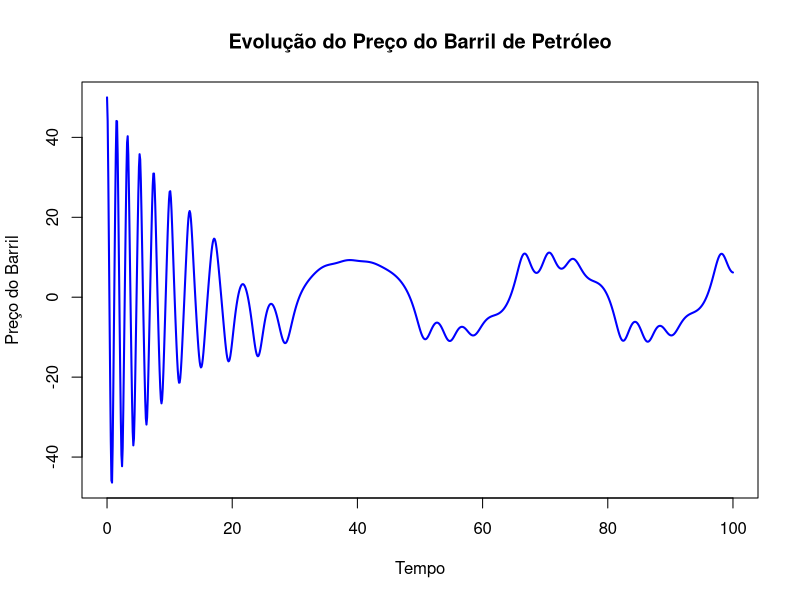
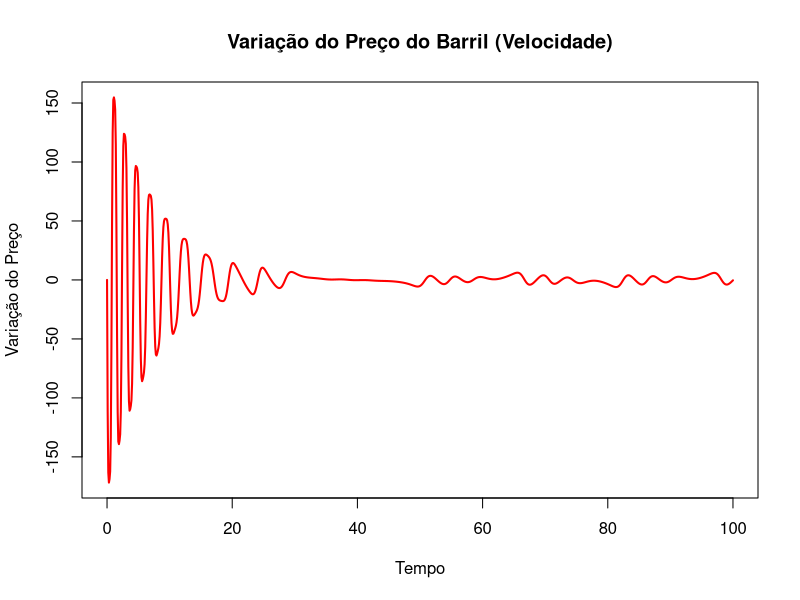
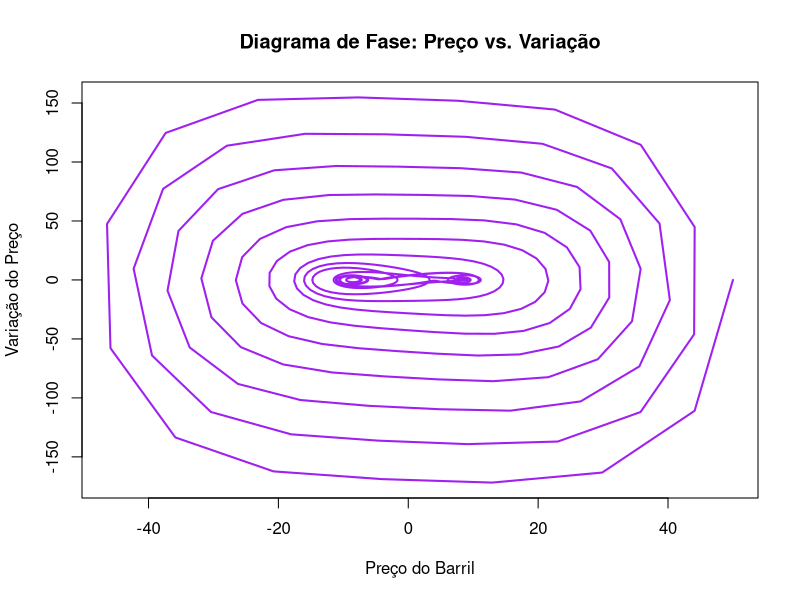
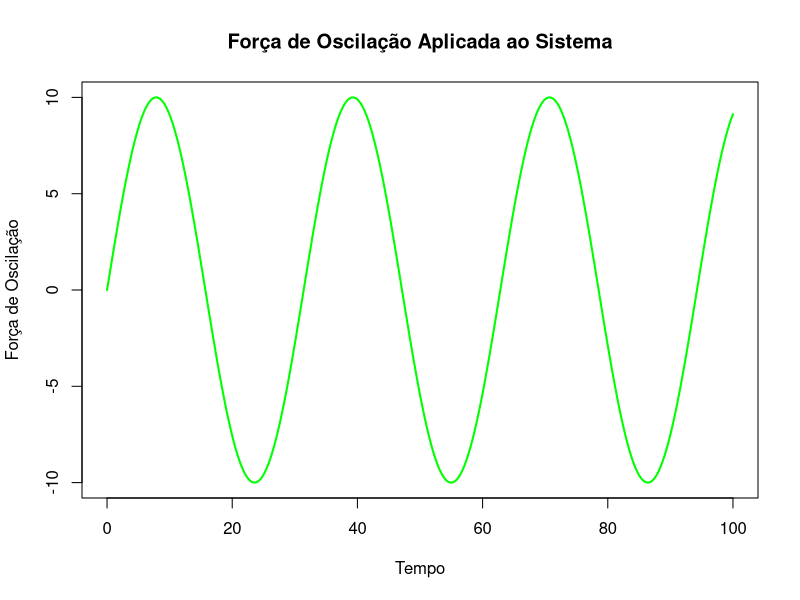

Generate these figures, in order, with R:
# Instalar (se necessário) e carregar o pacote de resolução de EDOs
if (!require("deSolve")) install.packages("deSolve")
library(deSolve)

# Definição dos parâmetros do modelo
# delta: coeficiente de amortecimento (dissipação)
# omega: frequência natural do sistema
# gamma: coeficiente de não linearidade (termo cúbico)
# A: amplitude da força externa (oscilatória)
# omega_f: frequência da força externa
parametros <- c(delta = 0.2, 
                omega = 0.5, 
                gamma = 0.01, 
                A = 10, 
                omega_f = 0.2)

# Definição do sistema de equações diferenciais
# Variáveis:
#   preco: preço do barril de petróleo
#   velocidade: variação do preço (derivada)
# Equações:
#   d(preco)/dt = velocidade
#   d(velocidade)/dt = - delta * velocidade - (omega^2)*preco - gamma*(preco^3) + A*sin(omega_f*t)
sistemaEDO <- function(t, y, parametros) {
  with(as.list(c(y, parametros)), {
    dpreco <- velocidade
    dvelocidade <- -delta * velocidade - (omega^2) * preco - gamma * (preco^3) + A * sin(omega_f * t)
    list(c(dpreco, dvelocidade))
  })
}

# Condições iniciais
condicoes_iniciais <- c(preco = 50, velocidade = 0)

# Vetor de tempo para a simulação
tempo <- seq(0, 100, by = 0.1)

# Solução do sistema de equações diferenciais
solucao <- ode(y = condicoes_iniciais, times = tempo, func = sistemaEDO, parms = parametros)
solucao_df <- as.data.frame(solucao)

# Plot 1: Evolução do Preço do Barril de Petróleo ao longo do tempo
plot(solucao_df$time, solucao_df$preco, type = "l", lwd = 2, col = "blue",
     xlab = "Tempo", ylab = "Preço do Barril", 
     main = "Evolução do Preço do Barril de Petróleo")

# Plot 2: Variação do Preço (Velocidade) ao longo do tempo
plot(solucao_df$time, solucao_df$velocidade, type = "l", lwd = 2, col = "red",
     xlab = "Tempo", ylab = "Variação do Preço", 
     main = "Variação do Preço do Barril (Velocidade)")

# Plot 3: Diagrama de Fase (Preço vs. Velocidade)
plot(solucao_df$preco, solucao_df$velocidade, type = "l", lwd = 2, col = "purple",
     xlab = "Preço do Barril", ylab = "Variação do Preço", 
     main = "Diagrama de Fase: Preço vs. Variação")

# Plot 4: Força de Oscilação Aplicada (A*sin(omega_f*t))
forca <- parametros["A"] * sin(parametros["omega_f"] * tempo)
plot(tempo, forca, type = "l", lwd = 2, col = "green",
     xlab = "Tempo", ylab = "Força de Oscilação", 
     main = "Força de Oscilação Aplicada ao Sistema")
